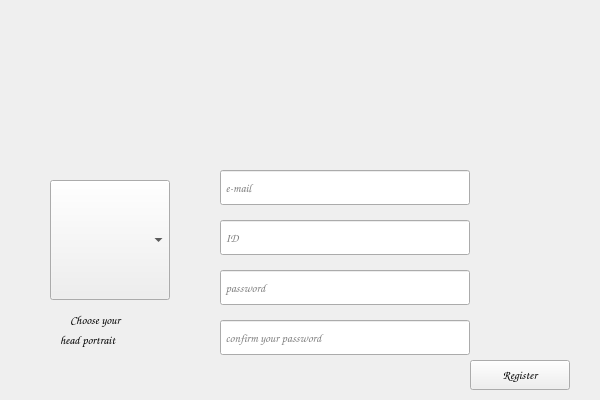
<?xml version="1.0" encoding="UTF-8"?>
<ui version="4.0">
 <class>Register</class>
 <widget class="QWidget" name="Register">
  <property name="geometry">
   <rect>
    <x>0</x>
    <y>0</y>
    <width>600</width>
    <height>400</height>
   </rect>
  </property>
  <property name="minimumSize">
   <size>
    <width>600</width>
    <height>400</height>
   </size>
  </property>
  <property name="maximumSize">
   <size>
    <width>600</width>
    <height>400</height>
   </size>
  </property>
  <property name="windowTitle">
   <string>Form</string>
  </property>
  <property name="styleSheet">
   <string notr="true">QWidget#widget{
	background-image: url(:/pic/background-login.png);
}</string>
  </property>
  <widget class="QWidget" name="widget" native="true">
   <property name="geometry">
    <rect>
     <x>0</x>
     <y>0</y>
     <width>600</width>
     <height>400</height>
    </rect>
   </property>
   <property name="minimumSize">
    <size>
     <width>600</width>
     <height>400</height>
    </size>
   </property>
   <property name="maximumSize">
    <size>
     <width>600</width>
     <height>400</height>
    </size>
   </property>
   <widget class="QLineEdit" name="lineEdit">
    <property name="geometry">
     <rect>
      <x>220</x>
      <y>170</y>
      <width>250</width>
      <height>35</height>
     </rect>
    </property>
    <property name="font">
     <font>
      <family>Comic Sans MS</family>
     </font>
    </property>
    <property name="placeholderText">
     <string> e-mail</string>
    </property>
   </widget>
   <widget class="QLineEdit" name="lineEdit_2">
    <property name="geometry">
     <rect>
      <x>220</x>
      <y>220</y>
      <width>250</width>
      <height>35</height>
     </rect>
    </property>
    <property name="font">
     <font>
      <family>Comic Sans MS</family>
     </font>
    </property>
    <property name="placeholderText">
     <string> ID</string>
    </property>
   </widget>
   <widget class="QLineEdit" name="lineEdit_3">
    <property name="geometry">
     <rect>
      <x>220</x>
      <y>270</y>
      <width>250</width>
      <height>35</height>
     </rect>
    </property>
    <property name="font">
     <font>
      <family>Comic Sans MS</family>
     </font>
    </property>
    <property name="placeholderText">
     <string> password</string>
    </property>
   </widget>
   <widget class="QLineEdit" name="lineEdit_4">
    <property name="geometry">
     <rect>
      <x>220</x>
      <y>320</y>
      <width>250</width>
      <height>35</height>
     </rect>
    </property>
    <property name="font">
     <font>
      <family>Comic Sans MS</family>
     </font>
    </property>
    <property name="placeholderText">
     <string> confirm your password</string>
    </property>
   </widget>
   <widget class="QPushButton" name="pushButton">
    <property name="geometry">
     <rect>
      <x>470</x>
      <y>360</y>
      <width>100</width>
      <height>30</height>
     </rect>
    </property>
    <property name="font">
     <font>
      <family>Comic Sans MS</family>
     </font>
    </property>
    <property name="text">
     <string>Register</string>
    </property>
   </widget>
   <widget class="QToolButton" name="toolButton">
    <property name="geometry">
     <rect>
      <x>550</x>
      <y>0</y>
      <width>50</width>
      <height>30</height>
     </rect>
    </property>
    <property name="text">
     <string/>
    </property>
    <property name="icon">
     <iconset resource="images.qrc">
      <normaloff>:/pic/iconmonstr-x-mark-5-240.png</normaloff>:/pic/iconmonstr-x-mark-5-240.png</iconset>
    </property>
    <property name="iconSize">
     <size>
      <width>30</width>
      <height>30</height>
     </size>
    </property>
    <property name="autoRaise">
     <bool>true</bool>
    </property>
   </widget>
   <widget class="QComboBox" name="comboBox">
    <property name="geometry">
     <rect>
      <x>50</x>
      <y>180</y>
      <width>120</width>
      <height>120</height>
     </rect>
    </property>
    <property name="iconSize">
     <size>
      <width>80</width>
      <height>80</height>
     </size>
    </property>
    <item>
     <property name="text">
      <string/>
     </property>
     <property name="icon">
      <iconset resource="images.qrc">
       <normaloff>:/pic/head/iconmonstr-generation-1-240.png</normaloff>:/pic/head/iconmonstr-generation-1-240.png</iconset>
     </property>
    </item>
    <item>
     <property name="text">
      <string/>
     </property>
     <property name="icon">
      <iconset resource="images.qrc">
       <normaloff>:/pic/head/iconmonstr-generation-12-240.png</normaloff>:/pic/head/iconmonstr-generation-12-240.png</iconset>
     </property>
    </item>
    <item>
     <property name="text">
      <string/>
     </property>
     <property name="icon">
      <iconset resource="images.qrc">
       <normaloff>:/pic/head/iconmonstr-generation-13-240.png</normaloff>:/pic/head/iconmonstr-generation-13-240.png</iconset>
     </property>
    </item>
    <item>
     <property name="text">
      <string/>
     </property>
     <property name="icon">
      <iconset resource="images.qrc">
       <normaloff>:/pic/head/iconmonstr-generation-14-240.png</normaloff>:/pic/head/iconmonstr-generation-14-240.png</iconset>
     </property>
    </item>
    <item>
     <property name="text">
      <string/>
     </property>
     <property name="icon">
      <iconset resource="images.qrc">
       <normaloff>:/pic/head/iconmonstr-generation-15-240.png</normaloff>:/pic/head/iconmonstr-generation-15-240.png</iconset>
     </property>
    </item>
    <item>
     <property name="text">
      <string/>
     </property>
     <property name="icon">
      <iconset resource="images.qrc">
       <normaloff>:/pic/head/iconmonstr-generation-16-240.png</normaloff>:/pic/head/iconmonstr-generation-16-240.png</iconset>
     </property>
    </item>
    <item>
     <property name="text">
      <string/>
     </property>
     <property name="icon">
      <iconset resource="images.qrc">
       <normaloff>:/pic/head/iconmonstr-generation-2-240.png</normaloff>:/pic/head/iconmonstr-generation-2-240.png</iconset>
     </property>
    </item>
   </widget>
   <widget class="QLabel" name="label">
    <property name="geometry">
     <rect>
      <x>70</x>
      <y>310</y>
      <width>100</width>
      <height>20</height>
     </rect>
    </property>
    <property name="font">
     <font>
      <family>Comic Sans MS</family>
     </font>
    </property>
    <property name="text">
     <string>Choose your</string>
    </property>
   </widget>
   <widget class="QLabel" name="label_2">
    <property name="geometry">
     <rect>
      <x>60</x>
      <y>330</y>
      <width>110</width>
      <height>20</height>
     </rect>
    </property>
    <property name="font">
     <font>
      <family>Comic Sans MS</family>
     </font>
    </property>
    <property name="text">
     <string>head portrait</string>
    </property>
   </widget>
  </widget>
 </widget>
 <resources>
  <include location="images.qrc"/>
 </resources>
 <connections/>
</ui>
